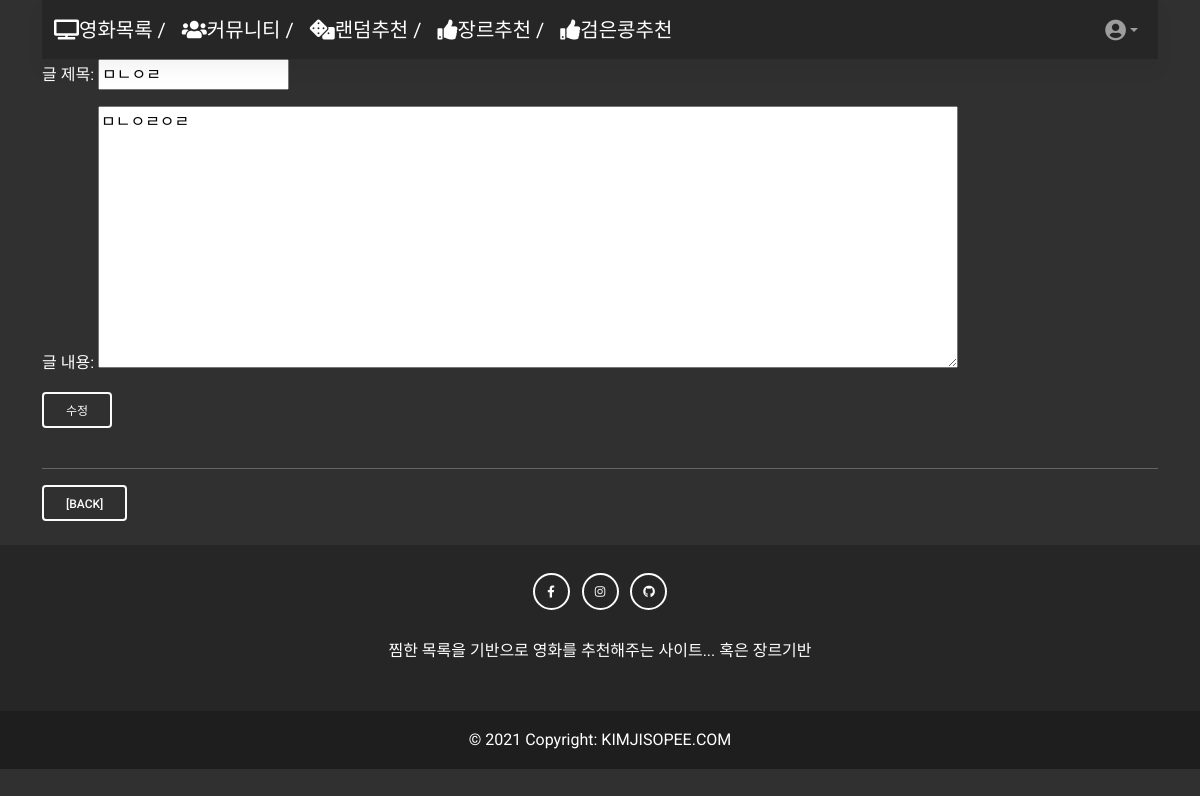
Before: /community/7/update/ (signed in) with the older database file.
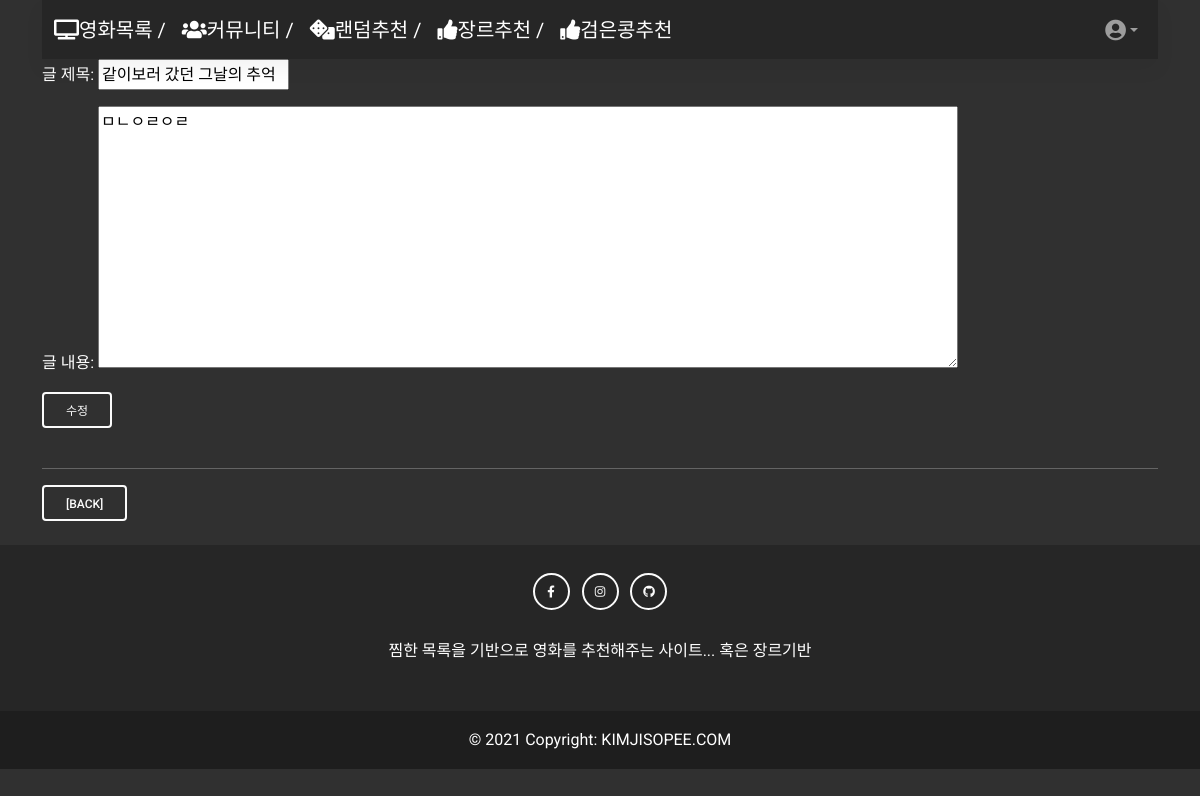
After: the same page with the newer database file.
### community/models.py (models this page shows, shortened)
class Review(models.Model):
    title = models.CharField(max_length=100)
    content = models.TextField(null=True)
    created_at = models.DateTimeField(auto_now_add=True)
    updated_at = models.DateTimeField(auto_now=True)
    user = models.ForeignKey(settings.AUTH_USER_MODEL, on_delete=models.CASCADE)

### community/views.py (the view)
# urls.py: path('<int:pk>/update/', views.update, name='update'),
@require_http_methods(['GET', 'POST'])
def update(request, pk):
    review = get_object_or_404(Review, pk=pk)
    if request.user == review.user:
        if request.method == 'POST':
            form = ReviewForm(request.POST, instance=review)
            if form.is_valid():
                form.save()
                return redirect('community:detail', review.pk)
        else:
            form = ReviewForm(instance=review)
    else:
        return redirect('community:index')
    context = {
        'review': review,
        'form': form,
    }
    return render(request, 'community/update.html', context)

### community/forms.py
class ReviewForm(forms.ModelForm):
    title = forms.CharField(
        label='글 제목',
        widget=forms.TextInput(
            attrs={
                'placeholder': ' 제목을 입력하세요.',
            }
        ),
        required=True
    )
    content = forms.CharField(
        label='글 내용',
        widget=forms.Textarea(
            attrs={
                'placeholder': ' 내용을 입력하세요.',
                'cols': 100,
            }
        ),
        required=True
    )
    class Meta:
        model = Review
        fields = ['title', 'content']

### community/templates/community/update.html (shortened to what this page needs)
{% extends 'base.html' %}
{% block content %}
  <form action="{% url 'community:update' review.pk %}" method="POST">
    {{ form.as_p }}
    <input type="submit" type='btn' class='btn btn-outline-light mb-4' value="수정">
  </form>
  <hr>
  <a href="{% url 'community:index' %}" type='btn' class='btn btn-outline-light mb-4'>[back]</a>
{% endblock content %}

Changed rows visible on the page:
changed Review "ㅁㄴㅇㄹㅇㄹ": title "ㅁㄴㅇㄹ" → "같이보러 갔던 그날의 추억"
